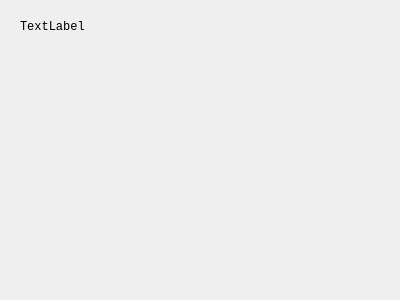
<?xml version="1.0" encoding="UTF-8"?>
<ui version="4.0">
 <class>Results</class>
 <widget class="QWidget" name="Results">
  <property name="geometry">
   <rect>
    <x>0</x>
    <y>0</y>
    <width>400</width>
    <height>300</height>
   </rect>
  </property>
  <layout class="QGridLayout" name="gridLayout">
   <item row="0" column="0" colspan="2">
    <widget class="QStackedWidget" name="stackedWidget">
     <property name="currentIndex">
      <number>1</number>
     </property>
     <widget class="QWidget" name="resultsPage">
      <layout class="QVBoxLayout" name="verticalLayout">
       <item>
        <widget class="QLabel" name="durationLabel">
         <property name="text">
          <string>TextLabel</string>
         </property>
        </widget>
       </item>
       <item>
        <widget class="QTableView" name="table"/>
       </item>
      </layout>
     </widget>
     <widget class="QWidget" name="messagePage">
      <layout class="QHBoxLayout" name="horizontalLayout">
       <item>
        <widget class="QLabel" name="messageLabel">
         <property name="font">
          <font>
           <family>Monospace</family>
          </font>
         </property>
         <property name="text">
          <string>TextLabel</string>
         </property>
         <property name="textFormat">
          <enum>Qt::PlainText</enum>
         </property>
         <property name="alignment">
          <set>Qt::AlignLeading|Qt::AlignLeft|Qt::AlignTop</set>
         </property>
         <property name="wordWrap">
          <bool>true</bool>
         </property>
        </widget>
       </item>
      </layout>
     </widget>
    </widget>
   </item>
  </layout>
 </widget>
 <resources/>
 <connections/>
</ui>
